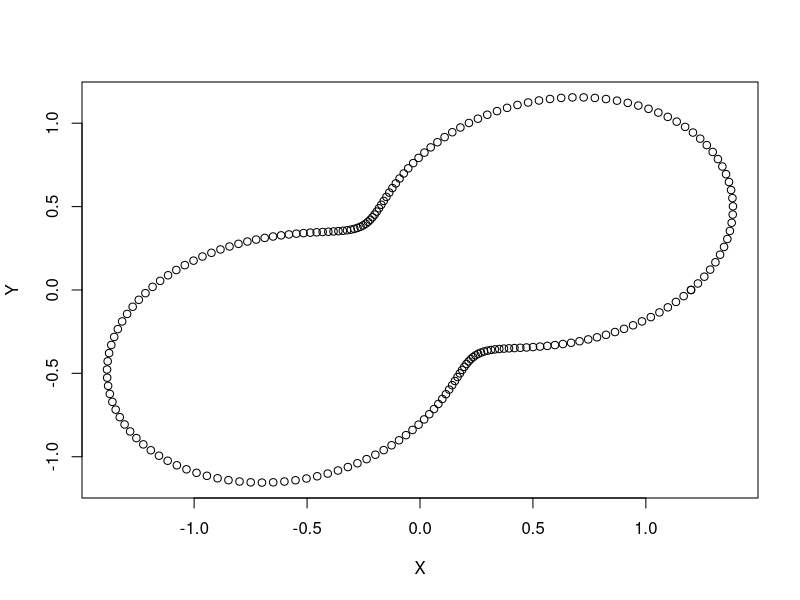

Generate this figure with R:
get_points <- function(fourrier_coeff, theta) {
  n = length(theta)
  l = (length(fourrier_coeff)-1)/2
  
  r = fourrier_coeff[1]*rep(1, n)
  
  for (i in 2:(l+1)) {
    r = r + fourrier_coeff[i]*cos(i*theta) + fourrier_coeff[i+l]*sin(i*theta)
  }
  
  X = r*cos(theta)
  Y = r*sin(theta)
  result = list(X = X, Y = Y)
  return(result)
}

result = get_points(fourrier_coeff = c(1, 0.2, 0.5), theta = seq(from = 0, to = 2*pi, length = 200))
X = unlist(result['X'])
Y = unlist(result['Y'])

plot(X, Y)
